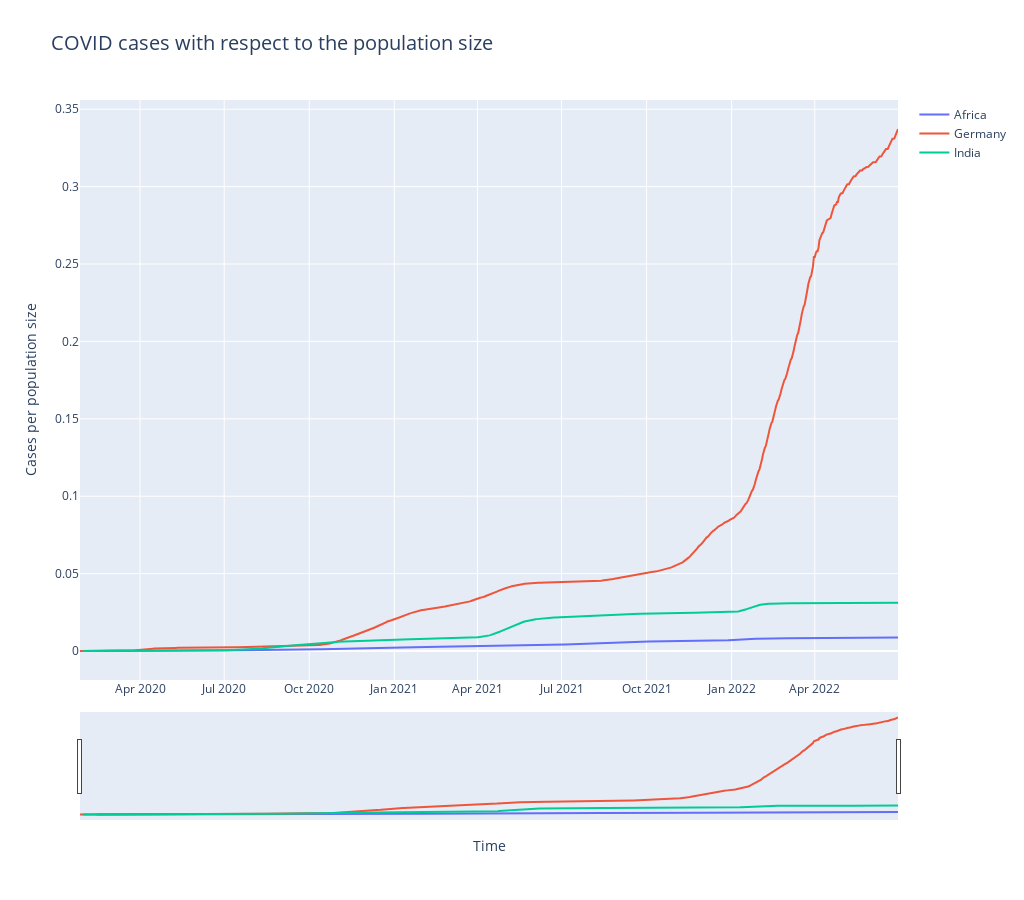

This figure's notebook cell:
### Code cell
# Interactive plot for relative covid cases
fig_cases = go.Figure()
for each in required_countries:
    fig_cases.add_trace(go.Scatter(x=three_country_data.date,y=three_country_data[each],name=each,))

#define the overall layout properties
fig_cases.update_layout(width=1024,height=900,title="COVID cases with respect to the population size",xaxis_title="Time", 
                  yaxis_title="Cases per population size",xaxis_rangeslider_visible=True,title_font_size=20)

# Chrome="C:\\Program Files (x86)\\Google\\Chrome\\Application\\chrome.exe"
# web.register('chrome', None,web.BackgroundBrowser(Chrome))
# fig_cases.show(renderer= 'chrome')
fig_cases.show()

### Figure 1 — Plotly figure (JSON) as saved in the notebook; plotly's stock layout.template omitted (floating-point values rounded to 4 significant figures; data arrays with more than 128 entries replaced by an {"elided": "..."} marker saying what was removed)
{"data": [{"name": "Africa", "type": "scatter", "x": {"elided": "886 str values"}, "y": {"elided": "886 float values"}}, {"name": "Germany", "type": "scatter", "x": {"elided": "886 str values"}, "y": {"elided": "886 float values"}}, {"name": "India", "type": "scatter", "x": {"elided": "886 str values"}, "y": {"elided": "886 float values"}}], "layout": {"height": 900, "title": {"font": {"size": 20}, "text": "COVID cases with respect to the population size"}, "width": 1024, "xaxis": {"rangeslider": {"visible": true}, "title": {"text": "Time"}}, "yaxis": {"title": {"text": "Cases per population size"}}}}
